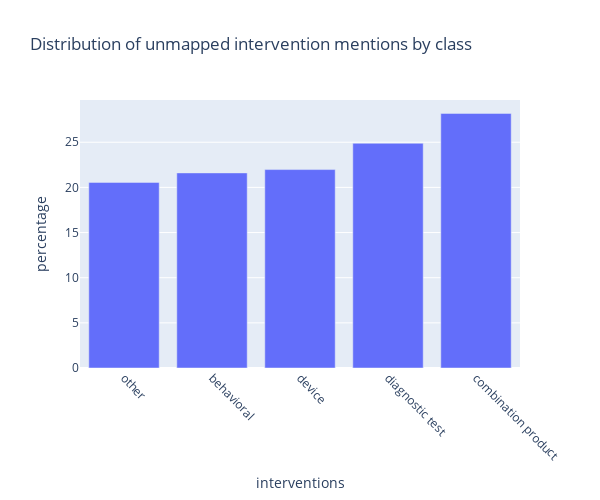

The notebook cell saved with this chart:
### Code cell
import plotly.express as px

fig = px.bar(df.tail(5), x='interventions', y='percentage', title='Distribution of unmapped intervention mentions by class', width = 600,height=500)
fig.update_yaxes(automargin=True)
fig.update_layout(barmode='group', xaxis_tickangle=45)
fig.show()

### Figure 1 — Plotly figure (JSON) as saved in the notebook; plotly's stock layout.template omitted (floating-point values rounded to 4 significant figures)
{"data": [{"alignmentgroup": "True", "hovertemplate": "interventions=%{x}<br>percentage=%{y}<extra></extra>", "legendgroup": "", "marker": {"color": "#636efa"}, "name": "", "offsetgroup": "", "orientation": "v", "showlegend": false, "textposition": "auto", "type": "bar", "x": ["other", "behavioral", "device", "diagnostic test", "combination product"], "xaxis": "x", "y": [20.55, 21.6, 21.97, 24.88, 28.19], "yaxis": "y"}], "layout": {"barmode": "group", "height": 500, "legend": {"tracegroupgap": 0}, "title": {"text": "Distribution of unmapped intervention mentions by class"}, "width": 600, "xaxis": {"anchor": "y", "domain": [0, 1], "tickangle": 45, "title": {"text": "interventions"}}, "yaxis": {"anchor": "x", "automargin": true, "domain": [0, 1], "title": {"text": "percentage"}}}}
